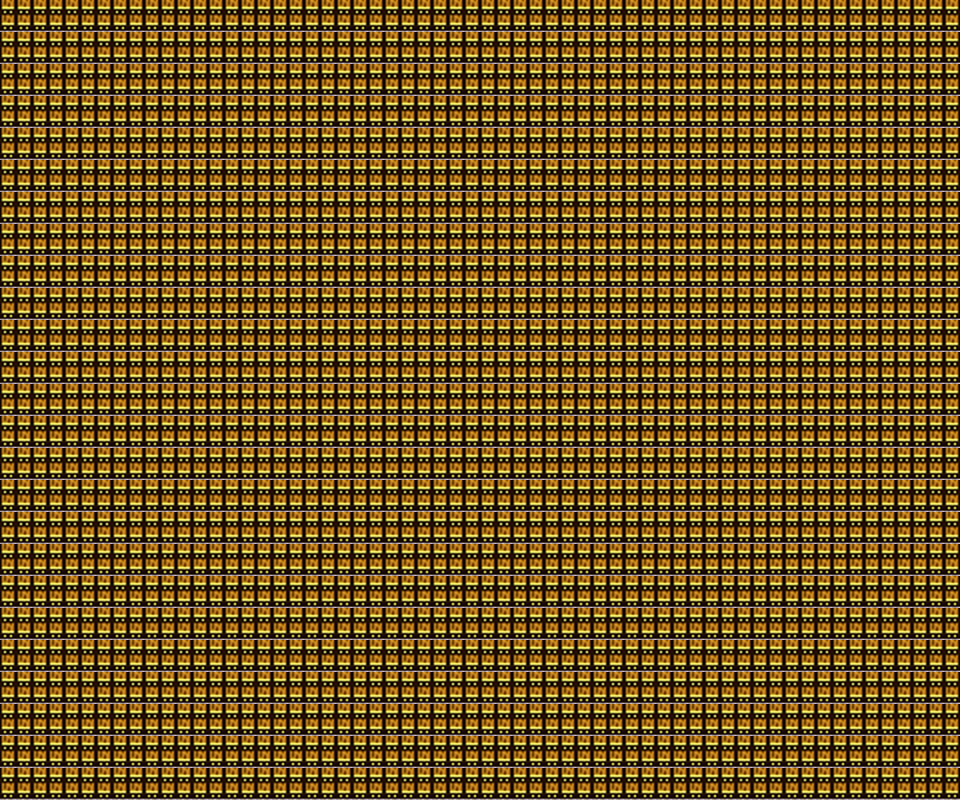

Rendered tile map (Tiled .tmx) drawn with the repository's tilesets; below, a short description and the map source with its tile grids summarised:
An orthogonal 30x25 tile map with 32x32 px tiles, 4 tile layers (GridLayer, CreatureLayer, Layer0, RangeLayer), 3 tilesets.

<map version="1.0" orientation="orthogonal" renderorder="right-down" width="30" height="25" tilewidth="32" tileheight="32" nextobjectid="1">
 <tileset firstgid="1" name="City_Tile" tilewidth="32" tileheight="32">
  <image source="City_Tile.png" width="1024" height="1024" />
 </tileset>
 <tileset firstgid="1025" source="GridTile.tsx" />
 <tileset firstgid="1029" source="CreatureTile.tsx" />
 <layer name="GridLayer" width="30" height="25">
  <data>[750 cells, 750 non-empty, 4 distinct tile ids]</data>
 </layer>
 <layer name="CreatureLayer" width="30" height="25">
  <data>[750 cells, 5 non-empty, 2 distinct tile ids]</data>
 </layer>
 <layer name="Layer0" width="30" height="25">
  <data>[750 cells, 750 non-empty, 125 distinct tile ids]</data>
 </layer>
 <layer name="RangeLayer" width="30" height="25">
  <data>[750 cells, 750 non-empty, 1 distinct tile ids]</data>
 </layer>
</map>